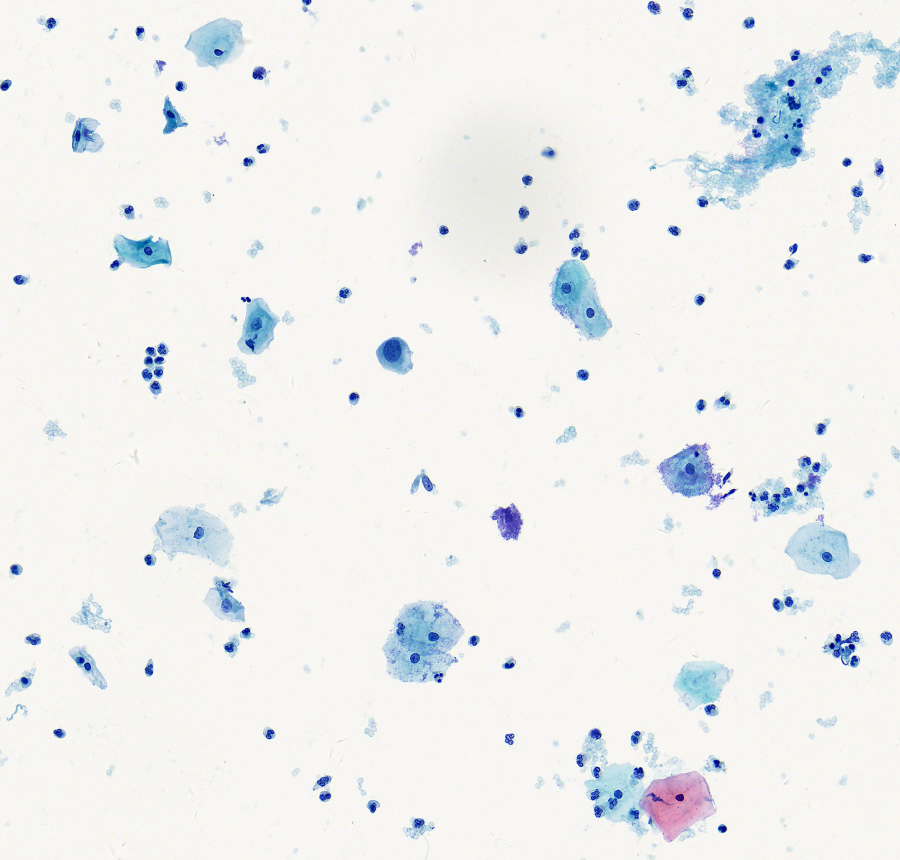
#> input picture 11/train-5/1312/1312.jpg, 2700 x 2580 px (shown at 1/3 size)
$ python cell_segmentation_by_shape.py
#> lines starting #> are read from the running program, lines starting #| are printed output that depends on the picture; after the words box and inside, x2 and y2 are one past the last pixel; in counts of white or black regions, pixels touching at a corner belong together
### 11/divide_assessment.py
# Author: ZengHao
# CreatTime: 2022/10/25
# FileName: divide_assessment
# Description: Simple introduction of the code
from xml.etree import ElementTree as ET


# 评估的方法是xml文件矩形框的基础上向外拓展指定像素构成的矩形作为衡量的标准
def contrast(file_path_xml, test_objects, pixel=10):
    # 解析xml文件
    tree = ET.parse(file_path_xml)
    root = tree.getroot()
    objects = root.findall('object')
    # 获取xml文件中的矩形信息
    groundtruth = []

    for obj in objects:
        x_position = int(obj.find('regionX').text)
        y_position = int(obj.find('regionY').text)
        width = int(obj.find('regionWidth').text)
        height = int(obj.find('regionHeight').text)
        # 将xml文件信息存入字典列表中
        groundtruth.append({'regionX': x_position, 'regionY': y_position, 'regionWidth': width, 'regionHeight': height})

    # 列表中算法所得字典的个数
    test_count = len(test_objects)
    # 异常检测除数不能为0, 当他是0进不了下面的循环
    if test_count == 0:
        test_count = 1
    # 标注的细胞个数
    truth_count = len(groundtruth)
    true_count = 0
    # 将测试数据和xml文件数据对比
    for obj in test_objects:
        for item in groundtruth:
            if abs(item['regionX'] - obj['regionX']) <= pixel and abs(
                    item['regionY'] - obj['regionY']) <= pixel and abs(
                item['regionWidth'] + item['regionX'] - obj['regionWidth'] - obj['regionX']) <= pixel and abs(
                item['regionHeight'] + item['regionY'] - obj['regionHeight'] - obj['regionY']) <= pixel:
                true_count += 1
                break
    # 返回查全率和查准率
    return [round(true_count / truth_count, 4), round(true_count / test_count, 4)]


# [40 lines left out: functions get_all_xml_information, contrast_with_xml, not called in this run]

### 11/cell_segmentation_by_shape.py
# Author: ZhouYing
# CreatTime: 2022/10/25
# FileName: divide_assessment
# Description: Simple introduction of the code
import numpy as np
import cv2
from xml.etree import ElementTree as ET

from divide_assessment import *
from results_filter import inspect, grayscale_filter

dd = cv2.imread("./train-5/1312/1312.jpg")
#> dd is the input picture: shape (2580, 2700, 3); mean B, G, R 239.3, 239.6, 237.9

untested_objects = []


# ----------------------------------
li2 = []
li3 = []
# -----------------------------------------
l1 = ["./train-5/184/184.jpg", "./train-5/1308/1308.jpg", "./train-5/1310/1310.jpg", "./train-5/1312/1312.jpg",
      "./train-5/1315/1315.jpg"]
l2 = ["./train-5/184/184.xml", "./train-5/1308/1308.xml", "./train-5/1310/1310.xml", "./train-5/1312/1312.xml",
      "./train-5/1315/1315.xml"]


# ------------------------------------------------
def scanner(num, iterations_, len_):
#> called with num = 0, iterations_ = 1, len_ = 20
    a = cv2.imread(l1[num])
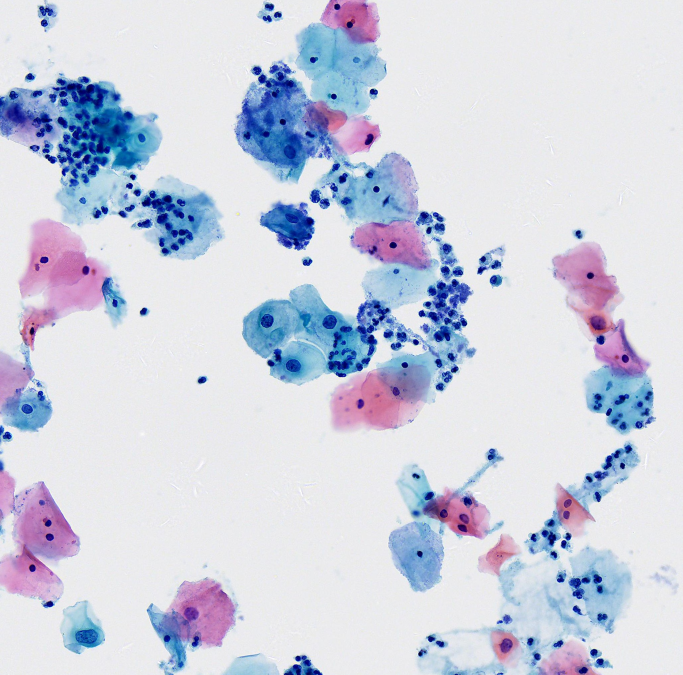
#> input picture 11/train-5/184/184.jpg, 2047 x 2025 px (shown at 1/3 size)
#> a is the input picture: shape (2025, 2047, 3); mean B, G, R 225.1, 209.5, 205.6
    b = cv2.imread(l1[num])
    find = gray = cv2.imread(l1[num], 0)
#> find: shape (2025, 2047); min 2, max 255, mean 210.1
    # cv2.imshow("huiduhua",find)#灰度化
    kernel = np.ones((17, 17), np.uint8)
    find = cv2.dilate(find, kernel, iterations=iterations_)  # 调整膨胀参数
    ret, find = cv2.threshold(find, 236, 255, cv2.THRESH_BINARY)  # 246#调参
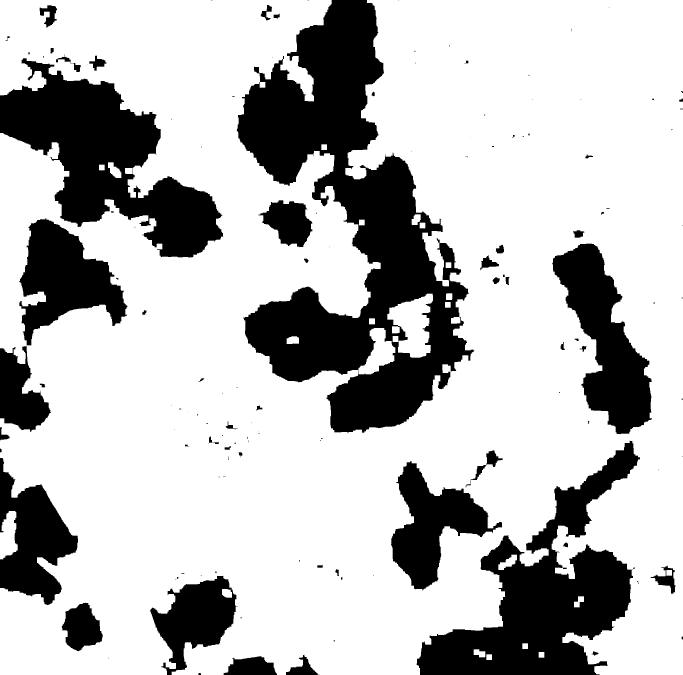
#> find: shape (2025, 2047) (shown at 1/3 size); 73.5% white; 132 black regions (69 under 20 px), largest, box (x1, y1, x2, y2) and area: (710, 0, 1423, 1300) 390193, (1250, 1322, 1920, 2025) 179245, (0, 175, 670, 773) 168984
    # cv2.imshow("pengzhangjiaerhzi",find)#膨胀加二值化
    find = cv2.blur(find, (20, 20))
    # cv2.imshow("mohu",find)#模糊
    find = cv2.add(find, gray)  # 进行图像变换处理
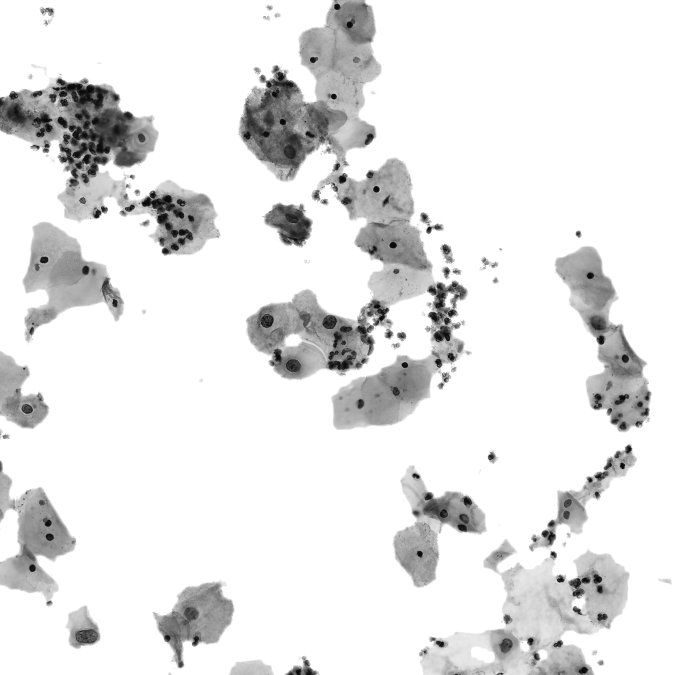
#> find: shape (2025, 2047) (shown at 1/3 size); min 4, max 255, mean 230.5
    # cv2.imshow("xiangsuxiangjia",find)#\\像素相加！！！

    ret1, thresh1 = cv2.threshold(find, 90, 255, cv2.THRESH_BINARY_INV)
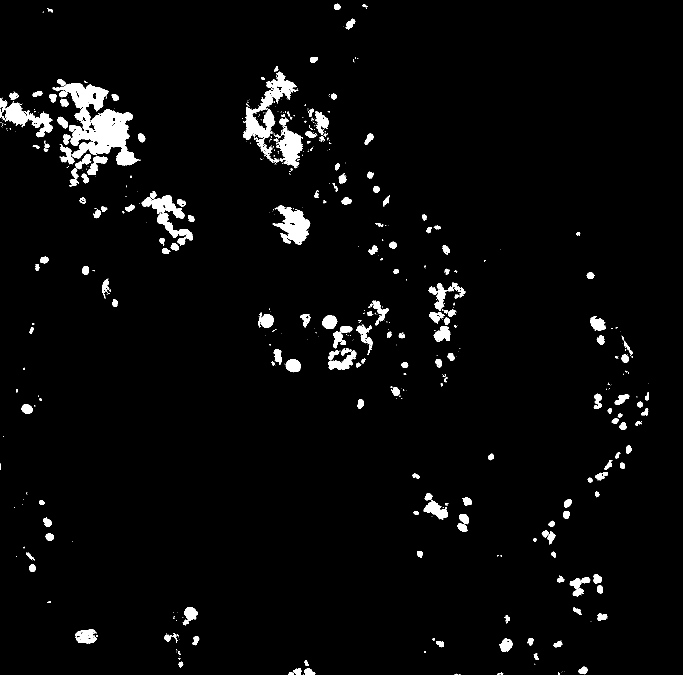
#> thresh1: shape (2025, 2047) (shown at 1/3 size); 3.2% white; 604 white regions (377 under 20 px)
    # cv2.imshow("fanzhuan", thresh1)  # \\反转
    contours, hierarchy = cv2.findContours(thresh1, cv2.RETR_TREE, cv2.CHAIN_APPROX_NONE)
#> contours = 874 contours, 628 with area under 20; largest, box (x1, y1, x2, y2) and area: (158, 250, 416, 496) 26026, (730, 215, 889, 419) 9132, (818, 616, 931, 734) 6685, (0, 295, 158, 412) 5768, (828, 378, 909, 505) 4792

    for cent in contours:
        epsilon = 0.001 * cv2.arcLength(cent, True)
        approx = cv2.approxPolyDP(cent, epsilon, True)
        res_ = cv2.drawContours(a, [approx], -1, (0, 0, 255), 2)

        # if len(approx)>25:#30
        if len(approx) > len_:  # 30
            li1 = []
            x, y, w, h = cv2.boundingRect(cent)
            li1.append(x)
            li1.append(y)
            li1.append(w)
            li1.append(h)
            li2.append(li1)
            cv2.rectangle(dd, (x, y), (x + w, y + h), (0, 0, 255), 2)
#> this loop made 874 passes
#> (epsilon, x, y, w, h) on passes 6, 13, 14, 15, 17, 18, 21, 26, 27, 31, 36, 40: (0.0432, 1491, 2018, 19, 7), (0.0845, 880, 2006, 24, 19), (0.0911, 912, 2004, 32, 21), (0.0795, 1735, 2000, 29, 22), (0.0497, 535, 1985, 15, 17), (0.0476, 914, 1981, 12, 17), (0.06, 1601, 1961, 16, 19), (0.0717, 1308, 1923, 24, 19), (0.0824, 1661, 1922, 26, 20), (0.136, 1497, 1916, 41, 40), (0.0671, 1583, 1914, 17, 22), (0.0907, 577, 1908, 21, 28)
#> epsilon on passes 4, 5, 7, 9, 10, 19: 0.0231, 0.0157, 0.00883, 0.0151, 0.0456, 0.0137
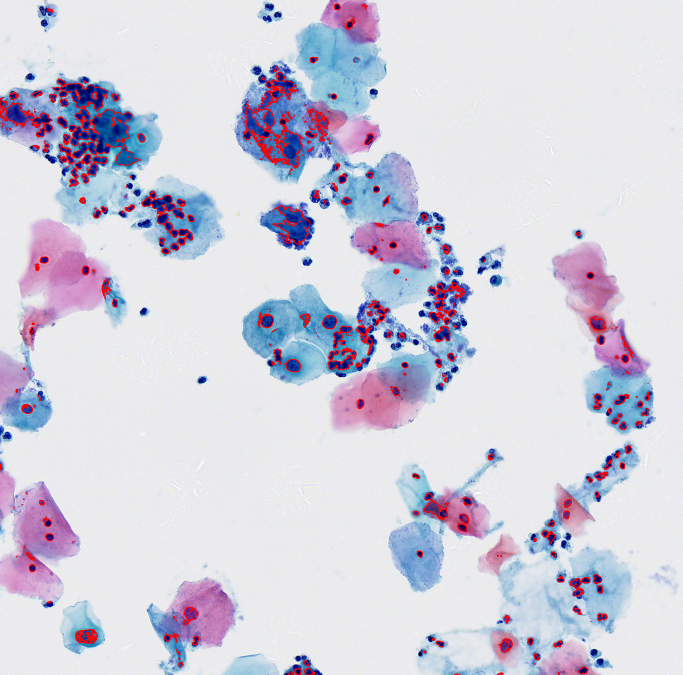
#> a: shape (2025, 2047, 3) (shown at 1/3 size); mean B, G, R 221.8, 207.9, 210
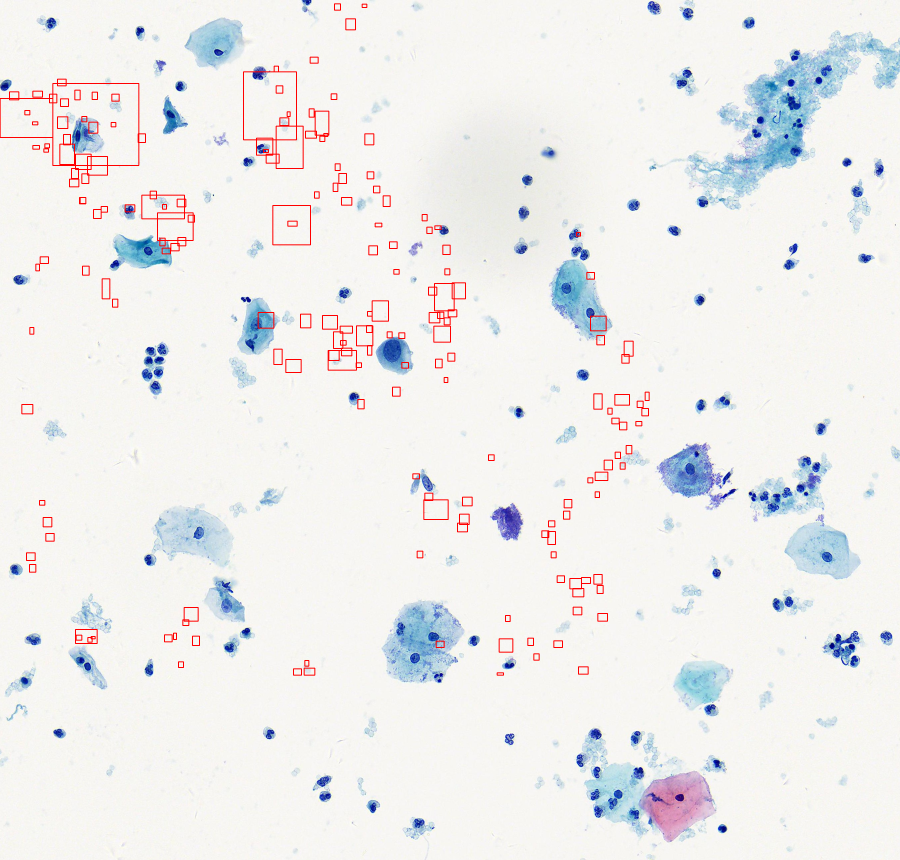
#> dd: shape (2580, 2700, 3) (shown at 1/3 size); mean B, G, R 237.1, 237.4, 238
#> after the loop, li2 = 191 items, first 6: [1491, 2018, 19, 7], [880, 2006, 24, 19], [912, 2004, 32, 21], [1735, 2000, 29, 22], [535, 1985, 15, 17], [914, 1981, 12, 17]
            # cv2.imshow("huakuang",dd)

    for f in li2:
        for d in li2:
            if d != f:
                zx = abs(f[0] + f[0] + f[2] - d[0] - d[0] - d[2])
                x = abs(f[2]) + abs(d[2])
                zy = abs(f[1] + f[1] + f[3] - d[1] - d[1] - d[3])
                y = abs(f[3]) + abs(d[3])
                if zx <= x and zy <= y:
                    if f not in li3:
                        li3.append(f)
#> this loop made 191 passes
#> after the loop, li3 = 85 items, first 6: [226, 1888, 65, 42], [263, 1912, 13, 14], [273, 1909, 12, 7], [228, 1905, 17, 15], [548, 1859, 18, 17], [552, 1822, 42, 41]

    for n in li3:
        li2.remove(n)  # 防止方框交叉
#> this loop made 85 passes
#> n on passes 1 to 12: [226, 1888, 65, 42], [263, 1912, 13, 14], [273, 1909, 12, 7], [228, 1905, 17, 15], [548, 1859, 18, 17], [552, 1822, 42, 41], [1718, 1765, 33, 25], [1709, 1735, 35, 31], [1744, 1732, 27, 18], [1643, 1594, 23, 39], [1625, 1592, 21, 20], [1372, 1569, 30, 26]
#> after the loop, li2 = 106 items, first 6: [1491, 2018, 19, 7], [880, 2006, 24, 19], [912, 2004, 32, 21], [1735, 2000, 29, 22], [535, 1985, 15, 17], [914, 1981, 12, 17]
    for i in li2:
        g = {}
        # cv2.rectangle(b, (x, y), (x + w, y + h), (0, 0, 255), 2)
        cv2.rectangle(b, (i[0], i[1]), (i[0] + i[2], i[1] + i[3]), (0, 0, 255), 2)
        g["regionX"] = i[0]
        g["regionY"] = i[1]
        g["regionWidth"] = i[2]
        g["regionHeight"] = i[3]
        untested_objects.append(g)
#> this loop made 106 passes
#> i on passes 1 to 12: [1491, 2018, 19, 7], [880, 2006, 24, 19], [912, 2004, 32, 21], [1735, 2000, 29, 22], [535, 1985, 15, 17], [914, 1981, 12, 17], [1601, 1961, 16, 19], [1308, 1923, 24, 19], [1661, 1922, 26, 20], [1497, 1916, 41, 40], [1583, 1914, 17, 22], [577, 1908, 21, 28]
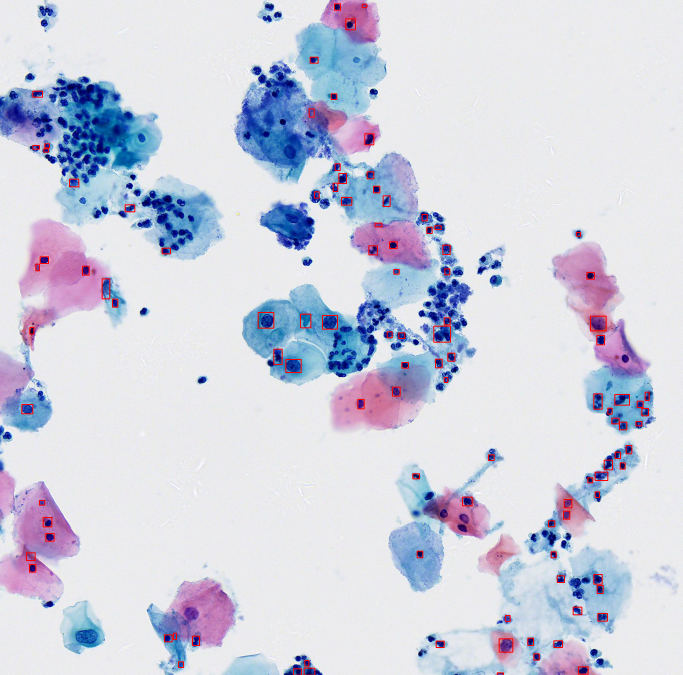
#> b: shape (2025, 2047, 3) (shown at 1/3 size); mean B, G, R 223.8, 208.7, 206.7
#> after the loop, untested_objects = 106 items

with open("指定一个文件写数据", "w") as w:
    for iteration in range(5):
        for lens in range(11):
            w.writelines(f"参数-->iteration:{1 + iteration}, len:{20 + lens}" + '\n')
            # print(f"参数-->iteration:{1+iteration}, len:{20+lens}")
            for i in range(5):
                scanner(i, 1 + iteration, 20 + lens)
                m, n = contrast(l2[i], untested_objects)
#> (the run stopped early here; a loop or call above may not have finished)
